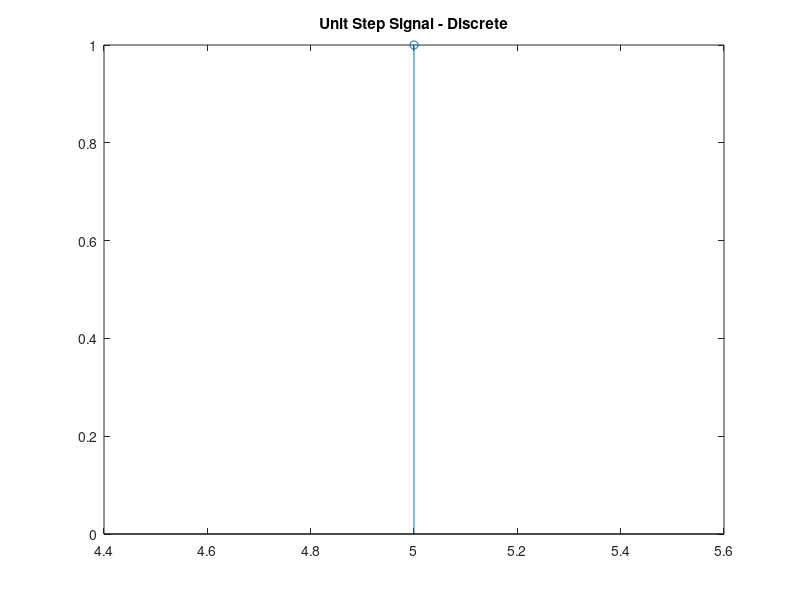

This figure's MATLAB source:
% u(t) = { 1 for t>0;
%         0 for t<0}

n1=input('Enter the lower limit:');
n2=input('Enter the upper limit:');
n=n1:n2;
x= n>=0;
stem(n,x);
title('Unit Step Signal - Discrete');

%lim -4 to 4